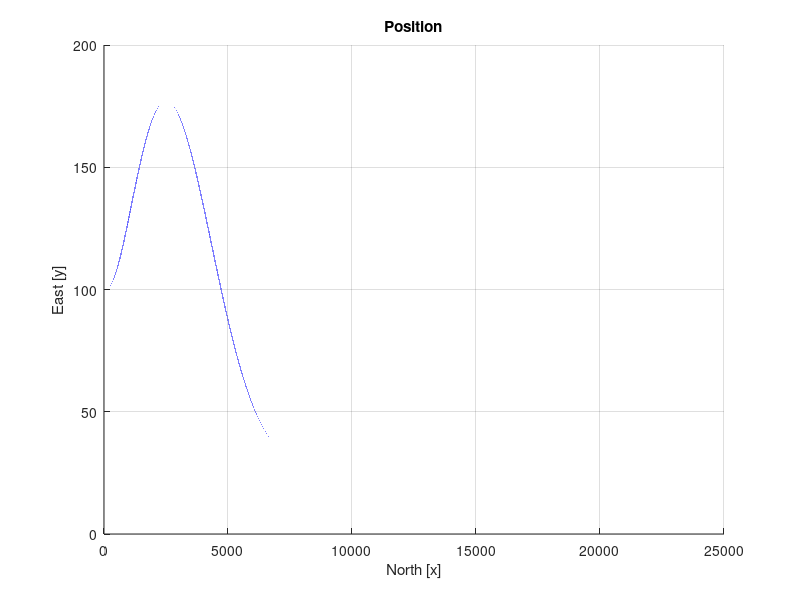
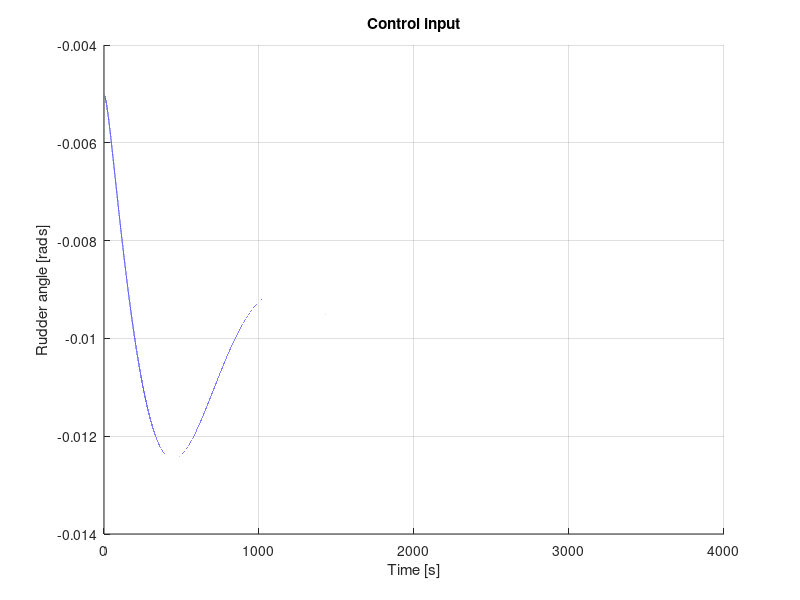
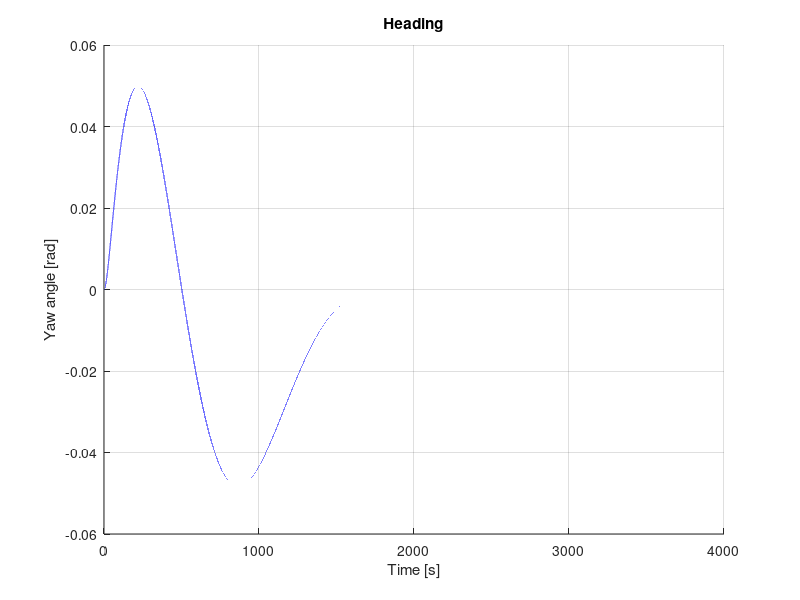
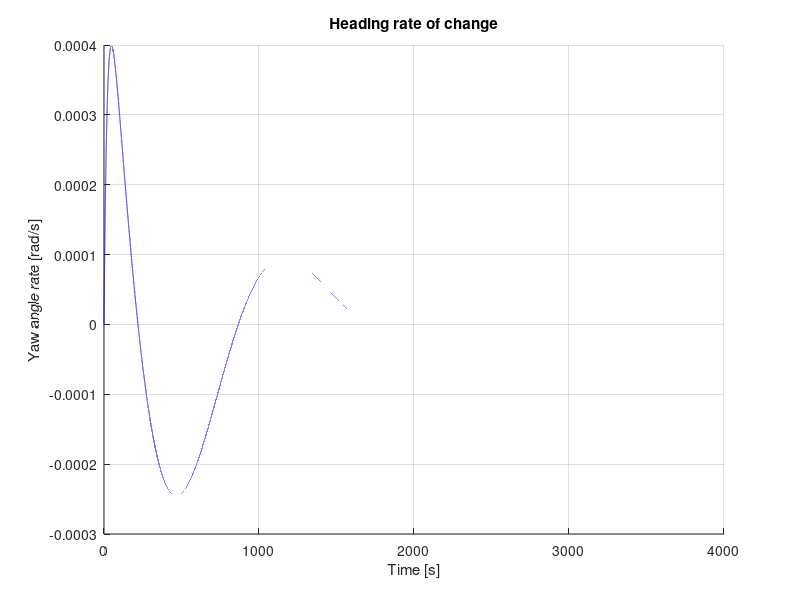

The MATLAB source for these figures, in order:
%% 2. order Nomoto constant bearing

clear;

%% Parameters
    %Ship parameters
        U = 5;
        T = 20;
        K = 0.1;
        b = 0.001;
        rudder_sat = 0.035;
    %Control parameters
        k_p = 5e-5;
        k_i = 5e-8; %5e-8 to cancel bias, 0 to observe bias 
        k_d = 1e-2;
    %Simulation parameters
        h = 0.01; %step length
        sim_time = 5000; %[s]
        N = sim_time/h; %number of steps

%% Simulation loop
    x_0 = 0;
    y_0 = 100;
    psi_0 = 0;
    r_0 = 0;
    
    x = zeros(1, N);    x(1) = x_0;
    y = zeros(1, N);    y(1) = y_0;
    y_dot = zeros(1, N);
    y_integral = 0;
    
    psi = zeros(1, N);  psi(1) = psi_0;
    r = zeros(1, N);    r(1) = r_0;
    delta = zeros(1, N);
    
    time_vec    = (0:h:sim_time);
    time_vec_2  = (0:h:sim_time + h); %Lazy fix
    
    for i = 1:N+1
        t = (i-1)*h; %time
        
        y_dot(i)    = U*psi(i);
        y_integral  = y_integral + y(i)*h; %Dodgy integration-scheme
        
        delta(i) = -k_p*y(i) - k_d*y_dot(i) - k_i*y_integral; %Update control input
        if delta(i) >= rudder_sat
            delta(i) = rudder_sat;
        elseif delta(i) <= -rudder_sat
            delta(i) = -rudder_sat;
        end
        
        y(i+1)      = y(i)      + U*sin(psi(i))*h;
        x(i+1)      = x(i)      + U*cos(psi(i))*h;
        psi(i+1)    = psi(i)    + r(i)*h;
        r(i+1)      = r(i)      - (h/T)*r(i) + (h/T)*(K*delta(i) + b);
       
    end

%% Plot
figure (1);
hold on;
plot(x, y, 'b');
hold off;
grid on;
title('Position');
xlabel('North [x]'); 
ylabel('East [y]');

figure (2);
hold on;
plot(time_vec, delta, 'b');
hold off;
grid on;
title('Control input');
xlabel('Time [s]'); 
ylabel('Rudder angle [rads]');
xlim([0, 4000])

figure (3);
hold on
plot(time_vec_2, psi, 'b');
hold off;
grid on;
title('Heading');
xlabel('Time [s]');
ylabel('Yaw angle [rad]');
xlim([0, 4000])

figure (4);
hold on
plot(time_vec_2, r, 'b');
hold off;
grid on;
title('Heading rate of change');
xlabel('Time [s]');
ylabel('Yaw angle rate [rad/s]');
xlim([0, 4000]);

